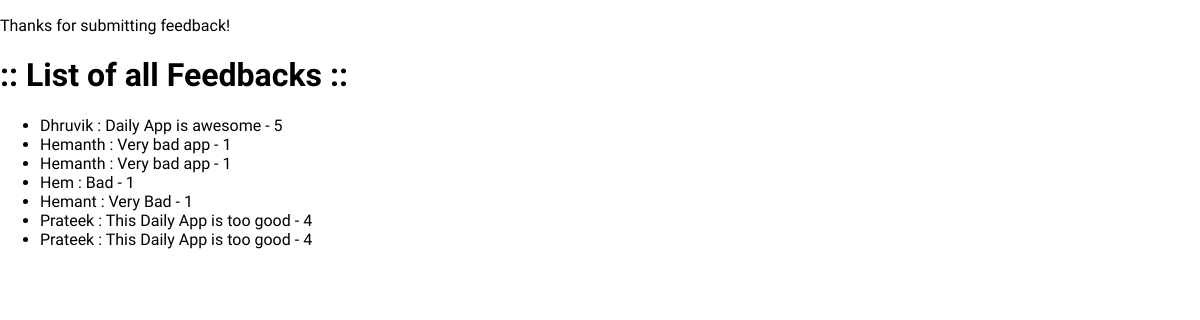
Screenshot of /review/thank-you with the database file from the repository.
### reviewapp/models.py (models this page shows)
class Review(models.Model):
    user_name = models.CharField(max_length=100)
    review_text = models.TextField()
    rating = models.IntegerField()

### reviewapp/views.py (the view)
# urls.py: path("thank-you", view=views.ReviewListView.as_view(), name="reviews")
class ReviewListView(TemplateView):
    template_name="reviewapp/thank-you.html"
    def get_context_data(self, **kwargs):
        context = super().get_context_data(**kwargs)
        review = Review.objects.all()
        context["review"] = review
        return context

### reviewapp/templates/reviewapp/thank-you.html
{% extends 'base.html' %}
{% block content %}
    <p> Thanks for submitting feedback! </p>
    <h1>:: List of all Feedbacks :: </h1>
    <ul>
        {% for rev in review %}
            <li> {{rev.user_name}} : {{rev.review_text}} - {{rev.rating}} </li>
        {% endfor %}
    </ul>
{% endblock content %}

### templates/base.html (shortened to what this page needs)
{% load static %}
<!DOCTYPE html>
<html lang="en">
<head>
    <link rel="stylesheet" href="{% static 'styles.css' %}"></link>
</head>
<body>
    {% block content %}{% endblock content %}
</body>
</html>

### static/styles.css (style rules this page uses)
html { font-family: 'Borel', cursive; font-family: 'Lumanosimo', cursive; }
body { margin: 0; }

### rows the page displays
Review: user_name "Dhruvik", review_text "Daily App is awesome", rating "5"
Review: user_name "Hemanth", review_text "Very bad app", rating "1"
Review: user_name "Hemanth", review_text "Very bad app", rating "1"
Review: user_name "Hem", review_text "Bad", rating "1"
Review: user_name "Hemant", review_text "Very Bad", rating "1"
Review: user_name "Prateek", review_text "This Daily App is too good", rating "4"
Review: user_name "Prateek", review_text "This Daily App is too good", rating "4"
